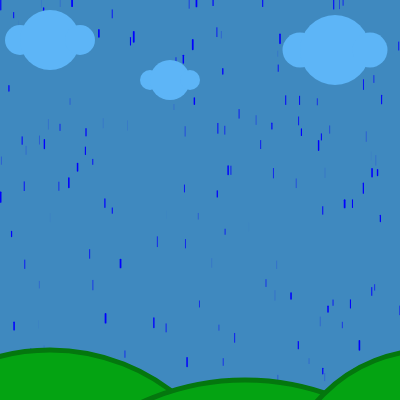
Frame 1 (no input)
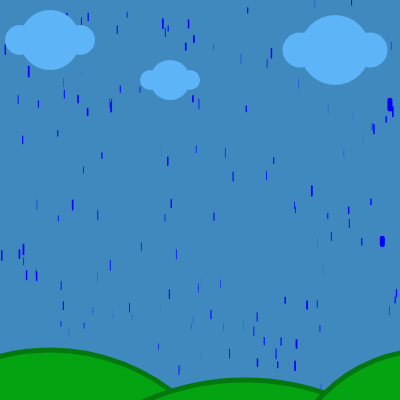
Frame 60 (no input)
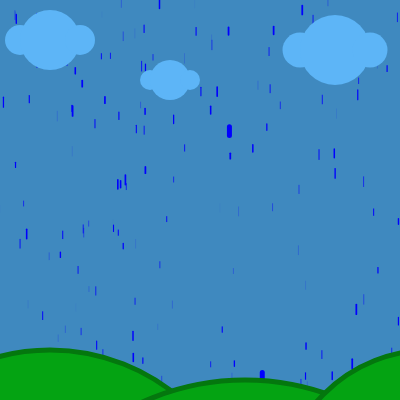
Frame 120 (the mouse pressed at the canvas centre since frame 60)

The p5.js sketch that drew these frames (run headless with seeded random() and noise() and a simulated clock; from frame 60 on, the mouse is pressed at the canvas centre):

// p5.js sketch
// ── sketch.js
var drops = [];
var cloud1;
var cloud2;
var cloud3;
var ground1;
var ground2;
var ground3;


function setup() {
  createCanvas(400, 400);
  for(var i = 0; i < 150; i++){
   drops[i] = new drop(random(0,400), random(0,400)); 
  }
  cloud1 = new cloud(20,40,30);
  cloud2 = new cloud(150,80,20);
  cloud3 = new cloud(300,50,35);
  ground1 = new ground(-150, 350, 200);
  ground2 = new ground(-5, 380, 250);
  ground3 = new ground(280, 350, 150);
}

function draw() {
  background(63, 137, 191);
  for(var i = 0; i < drops.length; i++){
    drops[i].update();
    drops[i].show();
  }
  cloud1.show();
  cloud2.show();
  cloud3.show();
  ground1.show();
  ground2.show();
  ground3.show();
}
// ── cloud.js
function cloud(x,y,w){
  this.x = x;
  this.y = y;
  this.w = w;
}

cloud.prototype.show = function(){
	noStroke();
  fill(93, 181, 247);
  ellipse(this.x, this.y, this.w);
  ellipse(this.x + this.w, this.y, this.w * 2);
  ellipse(this.x + this.w * 2, this.y, this.w);
}
// ── drop.js
function drop(x, y){
	this.x = x;
  this.y = y;
  this.length = random(5,10);
  this.thickness = random(-1, 1.8);
  this.speed = 5; 
}

drop.prototype.update = function(){
  var m = map(this.thickness, 0,2,7,0);
  this.y += this.speed + this.y / 100 + m;
  if (this.y > height){
    this.y = 0;
    this.x = random(0,400);
  }
}

drop.prototype.show = function(){
  stroke(0,0,255);
  fill(0,0,255);
  strokeWeight(this.thickness);
  line(this.x, this.y, this.x, this.y + this.length);
}
// ── ground.js
function ground(x,y,w){
  this.x = x;
  this.y = y;
  this.w = w;
}

ground.prototype.show = function(){
  strokeWeight(5);
  stroke(4, 119, 14);
  fill(4, 163, 18);
  ellipse(this.x + this.w, this.y + this.w, this.w * 2);
}
